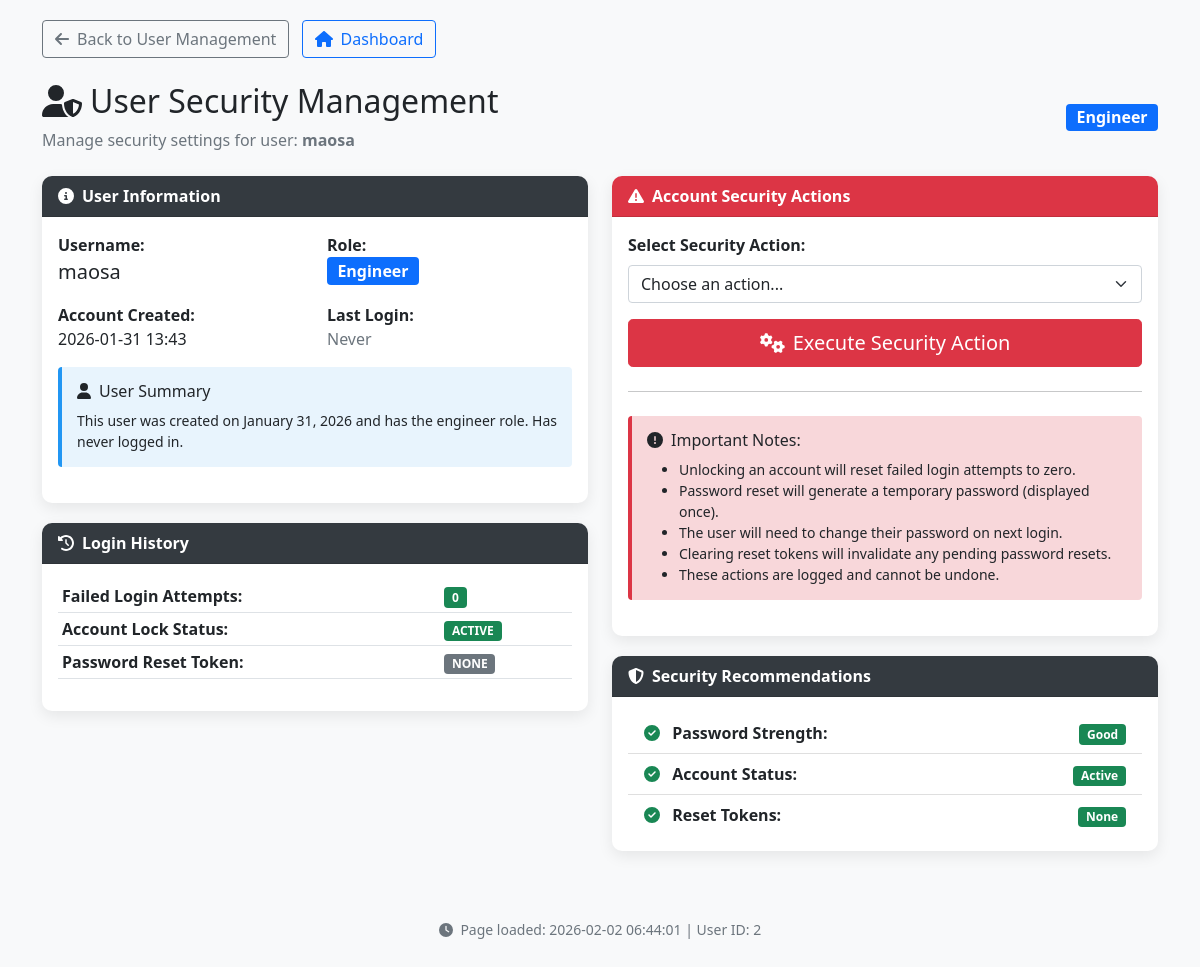
The app's page /admin/user_security/2 (signed in) with its own data.
### app.py (models this page shows, shortened)
class User(db.Model):
    id = db.Column(db.Integer, primary_key=True)
    username = db.Column(db.String(50), unique=True, nullable=False)
    password_hash = db.Column(db.String(200), nullable=False)
    role = db.Column(db.String(20), default="engineer")
    reset_token = db.Column(db.String(100), unique=True, nullable=True)
    reset_token_expiry = db.Column(db.DateTime, nullable=True)
    failed_login_attempts = db.Column(db.Integer, default=0)
    account_locked_until = db.Column(db.DateTime, nullable=True)
    last_login = db.Column(db.DateTime, nullable=True)
    created_at = db.Column(db.DateTime, default=datetime.utcnow)
    def is_account_locked(self):
        if self.account_locked_until and self.account_locked_until > datetime.utcnow():
            return True
        elif self.account_locked_until and self.account_locked_until <= datetime.utcnow():
            self.account_locked_until = None
            self.failed_login_attempts = 0
            db.session.commit()
            return False
        return False

### app.py (the view, shortened to what this page needs)
@app.route("/admin/user_security/<int:user_id>", methods=["GET", "POST"])
@login_required
@role_required("admin")
def user_security(user_id):
    user = User.query.get_or_404(user_id)
    return render_template("user_security.html", user=user)

### app.py (called while the page is built)
@app.context_processor
def inject_now():
    return {
        "now": datetime.utcnow(),
        "DOCUMENT_CATEGORIES": DOCUMENT_CATEGORIES,
        "DOCUMENT_STATUSES": DOCUMENT_STATUSES,
        "KNOWLEDGE_BASE_TYPES": KNOWLEDGE_BASE_TYPES,
        "KNOWLEDGE_BASE_CATEGORIES": KNOWLEDGE_BASE_CATEGORIES
    }

@app.before_request
def check_session_timeout():
    if 'user_id' in session:
        session.permanent = True
        app.permanent_session_lifetime = app.config['PERMANENT_SESSION_LIFETIME']

def login_required(f):
    @wraps(f)
    def wrapper(*args, **kwargs):
        if "user_id" not in session:
            flash("Please login to access this page.", "warning")
            return redirect(url_for("login"))
        return f(*args, **kwargs)
    return wrapper

def role_required(*roles):
    def decorator(f):
        @wraps(f)
        def wrapper(*args, **kwargs):
            if session.get("role") not in roles:
                flash("Permission denied.", "danger")
                return redirect(url_for("home"))
            return f(*args, **kwargs)
        return wrapper
    return decorator

### templates/user_security.html (shortened to what this page needs)
<!DOCTYPE html>
<html lang="en">
<head>
    <link href="https://cdn.jsdelivr.net/npm/bootstrap@5.1.3/dist/css/bootstrap.min.css" rel="stylesheet">
</head>
<body>
    <div class="container">
        <div class="mb-4">
            <a href="{{ url_for('manage_users') }}" class="btn btn-outline-secondary">
                <i class="fas fa-arrow-left me-2"></i>Back to User Management
            </a>
            <a href="{{ url_for('home') }}" class="btn btn-outline-primary ms-2">
                <i class="fas fa-home me-2"></i>Dashboard
            </a>
        </div>
        <div class="row mb-4">
            <div class="col">
                <div class="d-flex justify-content-between align-items-center">
                    <div>
                        <h2><i class="fas fa-user-shield me-2"></i>User Security Management</h2>
                        <p class="text-muted mb-0">Manage security settings for user: <strong>{{ user.username }}</strong></p>
                    </div>
                    <span class="badge bg-primary fs-6">{{ user.role|title }}</span>
                </div>
            </div>
        </div>
        <div class="row">
            <div class="col-md-6 mb-4">
                <div class="card security-card">
                    <div class="card-header">
                        <i class="fas fa-info-circle me-2"></i>User Information
                    </div>
                    <div class="card-body">
                        <div class="row mb-3">
                            <div class="col-md-6">
                                <strong>Username:</strong><br>
                                <span class="fs-5">{{ user.username }}</span>
                            </div>
                            <div class="col-md-6">
                                <strong>Role:</strong><br>
                                <span class="badge bg-primary fs-6">{{ user.role|title }}</span>
                            </div>
                        </div>
                        <div class="row mb-3">
                            <div class="col-md-6">
                                <strong>Account Created:</strong><br>
                                <span>{{ user.created_at.strftime('%Y-%m-%d %H:%M') }}</span>
                            </div>
                            <div class="col-md-6">
                                <strong>Last Login:</strong><br>
                                <span>
                                    {% if user.last_login %}
                                        {{ user.last_login.strftime('%Y-%m-%d %H:%M') }}
                                    {% else %}
                                        <span class="text-muted">Never</span>
                                    {% endif %}
                                </span>
                            </div>
                        </div>
                        <div class="info-box">
                            <h6><i class="fas fa-user me-2"></i>User Summary</h6>
                            <p class="mb-0 small">
                                This user was created on {{ user.created_at.strftime('%B %d, %Y') }}
                                and has the {{ user.role }} role.
                                {% if user.last_login %}
                                    Last active on {{ user.last_login.strftime('%B %d, %Y at %H:%M') }}.
                                {% else %}
                                    Has never logged in.
                                {% endif %}
                            </p>
                        </div>
                    </div>
                </div>
                <div class="card security-card">
                    <div class="card-header">
                        <i class="fas fa-history me-2"></i>Login History
                    </div>
                    <div class="card-body">
                        <div class="table-responsive">
                            <table class="table table-sm">
                                <tbody>
                                    <tr>
                                        <td><strong>Failed Login Attempts:</strong></td>
                                        <td>
                                            <span class="badge {{ 'bg-danger' if user.failed_login_attempts > 0 else 'bg-success' }}">
                                                {{ user.failed_login_attempts }}
                                            </span>
                                        </td>
                                    </tr>
                                    <tr>
                                        <td><strong>Account Lock Status:</strong></td>
                                        <td>
                                            {% if user.is_account_locked() %}
                                                <span class="badge bg-danger">LOCKED</span>
                                                <small class="text-muted">
                                                    Until {{ user.account_locked_until.strftime('%H:%M') }}
                                                </small>
                                            {% else %}
                                                <span class="badge bg-success">ACTIVE</span>
                                            {% endif %}
                                        </td>
                                    </tr>
                                    <tr>
                                        <td><strong>Password Reset Token:</strong></td>
                                        <td>
                                            {% if user.reset_token %}
                                                <span class="badge bg-warning">ACTIVE</span>
                                                <small class="text-muted">
                                                    Expires {{ user.reset_token_expiry.strftime('%H:%M') }}
                                                </small>
                                            {% else %}
                                                <span class="badge bg-secondary">NONE</span>
                                            {% endif %}
                                        </td>
                                    </tr>
                                </tbody>
                            </table>
                        </div>
                    </div>
                </div>
            </div>
            <div class="col-md-6 mb-4">
                <div class="card security-card">
                    <div class="card-header bg-danger text-white">
                        <i class="fas fa-exclamation-triangle me-2"></i>Account Security Actions
                    </div>
                    <div class="card-body">
                        <form method="POST" action="{{ url_for('user_security', user_id=user.id) }}">
                            <div class="mb-3">
                                <label class="form-label"><strong>Select Security Action:</strong></label>
                                <select class="form-select" name="action" required>
                                    <option value="" selected disabled>Choose an action...</option>
                                </select>
                            </div>
                            <div class="d-grid">
                                <button type="submit" class="btn btn-danger btn-lg">
                                    <i class="fas fa-cogs me-2"></i>Execute Security Action
                                </button>
                            </div>
                        </form>
                        <hr class="my-4">
                        <div class="danger-box">
                            <h6><i class="fas fa-exclamation-circle me-2"></i>Important Notes:</h6>
                            <ul class="mb-0 small">
                                <li>Unlocking an account will reset failed login attempts to zero.</li>
                                <li>Password reset will generate a temporary password (displayed once).</li>
                                <li>The user will need to change their password on next login.</li>
                                <li>Clearing reset tokens will invalidate any pending password resets.</li>
                                <li>These actions are logged and cannot be undone.</li>
                            </ul>
                        </div>
                    </div>
                </div>
                <div class="card security-card">
                    <div class="card-header">
                        <i class="fas fa-shield-alt me-2"></i>Security Recommendations
                    </div>
                    <div class="card-body">
                        <div class="list-group list-group-flush">
                            <div class="list-group-item">
                                <i class="fas fa-check-circle text-success me-2"></i>
                                <strong>Password Strength:</strong>
                                <span class="float-end">
                                    {% if user.failed_login_attempts == 0 %}
                                    <span class="badge bg-success">Good</span>
                                    {% else %}
                                    <span class="badge bg-warning">Monitor</span>
                                    {% endif %}
                                </span>
                            </div>
                            <div class="list-group-item">
                                <i class="fas fa-{{ 'check-circle text-success' if not user.is_account_locked() else 'times-circle text-danger' }} me-2"></i>
                                <strong>Account Status:</strong>
                                <span class="float-end">
                                    {% if user.is_account_locked() %}
                                    <span class="badge bg-danger">Locked</span>
                                    {% else %}
                                    <span class="badge bg-success">Active</span>
                                    {% endif %}
                                </span>
                            </div>
                            <div class="list-group-item">
                                <i class="fas fa-{{ 'check-circle text-success' if not user.reset_token else 'exclamation-triangle text-warning' }} me-2"></i>
                                <strong>Reset Tokens:</strong>
                                <span class="float-end">
                                    {% if user.reset_token %}
                                    <span class="badge bg-warning">Active</span>
                                    {% else %}
                                    <span class="badge bg-success">None</span>
                                    {% endif %}
                                </span>
                            </div>
                        </div>
                    </div>
                </div>
            </div>
        </div>
        <div class="text-center mt-4">
            <p class="text-muted small">
                <i class="fas fa-clock me-1"></i>
                Page loaded: {{ now.strftime('%Y-%m-%d %H:%M:%S') }} |
                User ID: {{ user.id }}
            </p>
        </div>
    </div>
</body>
</html>

### templates/user_security.html (style rules this page uses)
body { background-color: #f8f9fa; padding-top: 20px; padding-bottom: 20px; }
.security-card { border: none; border-radius: 10px; box-shadow: 0 5px 15px rgba(0,0,0,0.08); margin-bottom: 20px; }
.security-card .card-header { background-color: #343a40; color: white; border-radius: 10px 10px 0 0 !important; font-weight: 600; }
.info-box { background-color: #e8f4fd; border-left: 4px solid #2196f3; padding: 15px; margin-bottom: 20px; border-radius: 4px; }
.danger-box { background-color: #f8d7da; border-left: 4px solid #dc3545; padding: 15px; margin-bottom: 20px; border-radius: 4px; }

### records on screen
User: username "maosa", role "Engineer", created_at "2026-01-31 13:43", created_at "January 31, 2026", role "engineer", failed_login_attempts "0", id "2"
